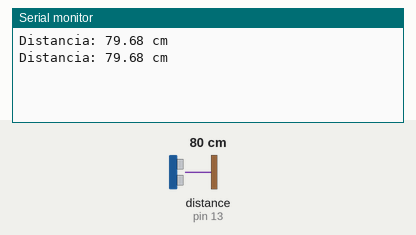
Bench run of a sketch on a simulated Arduino Uno, built with avr-gcc and run on an emulated ATmega328P. Shown: the last lines printed to the serial monitor. Wiring (inferred from the names in the program): ultrasonic range finder: trigger pin 12; echo pin 13. The test bench sets the inputs (shaded band); at power-on: distance to the obstacle (sensor on pin 13) 80 cm. The echo pulse lasts 58.3 µs per cm.

Above: at 1.8 s.
1.9 s: distance to the obstacle (sensor on pin 13) set to 2 cm
At 2.8 s:
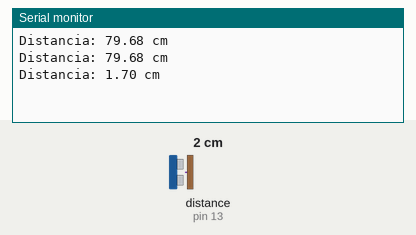
3.4 s: distance to the obstacle (sensor on pin 13) set to 4 cm
At 4.4 s:
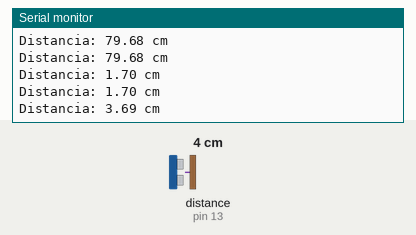
Timing chart, 0 to 6.4 s (numbered marks = the images above; inputs shaded):
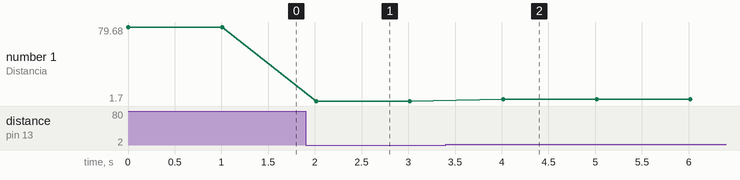

Measured:
- after the input at 1.9 s, the serial monitor: prints a new line after 0.11 s (image 1)
- after the input at 3.4 s, the serial monitor: prints a new line after 0.61 s (image 2)
- plotted number 1: 79.68 → 1.7 after the input at 1.9 s, 1.7 → 3.69 after the input at 3.4 s

The sketch:

HC-SR04.ino
```cpp
#include <Arduino.h>

const int trigPin = 12;
const int echoPin = 13;

void setup() {
  Serial.begin(9600);
  pinMode(trigPin, OUTPUT);
  pinMode(echoPin, INPUT);
}

void loop() {
  digitalWrite(trigPin, LOW);
  delayMicroseconds(2);
  digitalWrite(trigPin, HIGH);
  delayMicroseconds(10);
  digitalWrite(trigPin, LOW);

  unsigned long duration = pulseIn(echoPin, HIGH, 30000); // Incrementa el tiempo máximo a 30000 microsegundos (30 ms)
  // Velocidad del sonido 343 m/s (0.0343 cm/μs)
  float dist = duration * 0.0343 / 2;

  if (duration == 0) {
    Serial.println("Fuera de rango"); // Imprime un mensaje si la duración es 0
  } else {
    Serial.print("Distancia: ");
    Serial.print(dist);
    Serial.println(" cm");
  }

  delay(1000);
}
```
